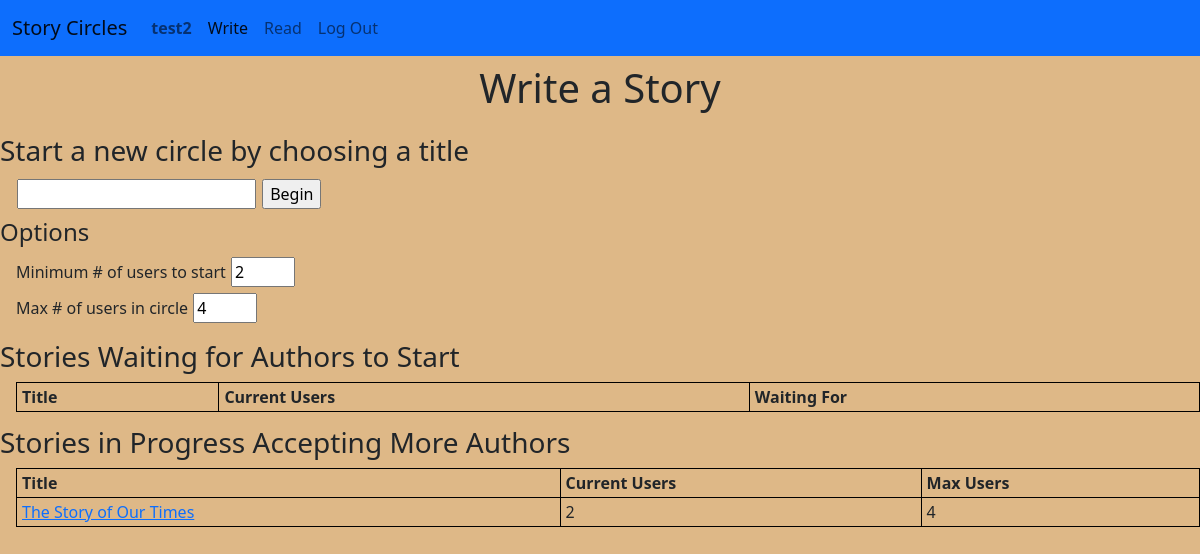
Before: /circle/ (signed in) with the older database file.
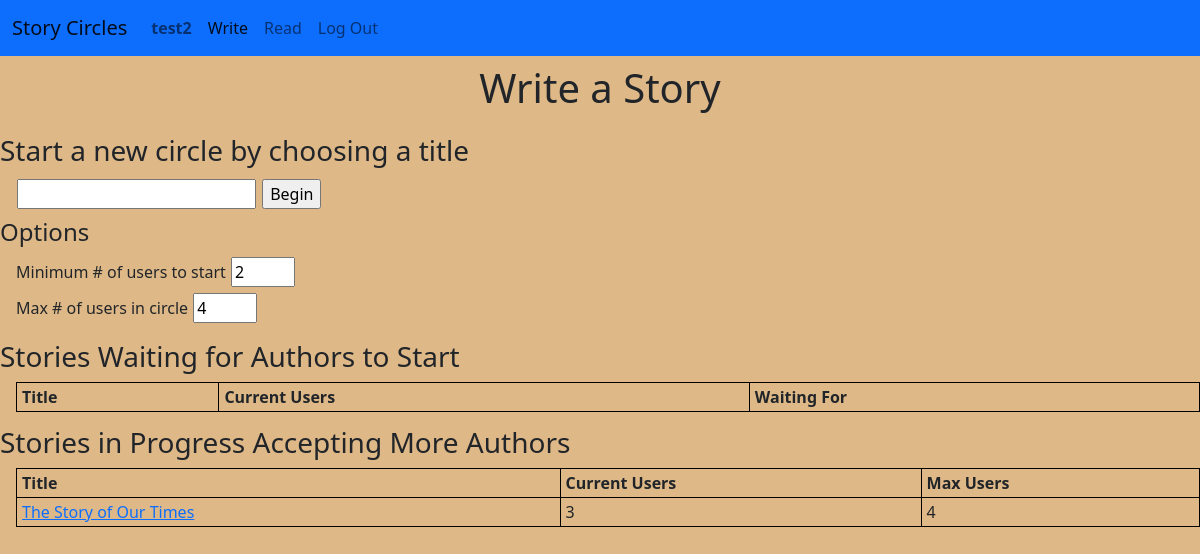
After: the same page with the newer database file.
### circle/models.py (models this page shows, shortened)
class Circle(models.Model):
    creation_time = models.DateTimeField(auto_now_add=True)
    threshold_user_ct = models.IntegerField() #This is the number of users that must be connected to start the story
    max_user_ct = models.IntegerField()
    user_ct = models.IntegerField(default=0)
    turn_order = models.JSONField(default=list)
    class Proposal(models.TextChoices):
        END_STORY = 'ES', _('End Story')
        NEW_PARAGRAPH = 'NP', _('New Paragraph')
    active_proposal = models.CharField(
        max_length=2,
        choices=Proposal.choices,
        blank=True,
        null=True,
    )
    proposing_user = models.ForeignKey('User',
                                        null=True, on_delete=models.SET_NULL,
                                        related_name='ending_proposed')
    approved_proposal = models.ManyToManyField(
        User,
        blank=True
    )
    story = models.OneToOneField(
        'Story',
        blank=True,
        on_delete=models.CASCADE,
    )
    objects = CircleManager()
    open_circles = OpenCircleManager()
    waiting_circles = WaitingCircleManager()

class Story(models.Model):
    title = models.TextField(unique=True)
    authors = models.ManyToManyField(
        User,
        related_name="stories",
        blank=True
    )
    text = models.TextField()
    start_time = models.DateTimeField(blank=True, null=True)
    finish_time = models.DateTimeField(blank=True, null=True)
    finished = models.BooleanField(default=False)
    def get_absolute_url(self):
        if self.finished:
            return reverse('finished_story', args = [self.pk])
        else:
            return reverse('circle', args = [self.circle.pk])
    """ Return the text as html with "\n\n" converted to paragraph breaks """

### circle/views.py (the view)
# urls.py: path('', views.index, name='index'),
@login_required
def index(request):
    return render(request, 'circle/index.html', {
        "open_circles": Circle.open_circles.all(),
        "waiting_circles": Circle.waiting_circles.order_by('creation_time')
    })

### circle/models.py (called while the page is built)
    def get_absolute_url(self):
        return reverse('user', args=[self.pk])

    def get_queryset(self):
        return super().get_queryset().filter(user_ct__lt=F('max_user_ct'), story__start_time__isnull=False)

    def get_queryset(self):
        return super().get_queryset().filter(story__start_time__isnull=True)

### circle/templates/circle/index.html (shortened to what this page needs)
{% extends "circle/layout.html" %}
{% load static %}
{% block body %}
    <h1>
        Write a Story
    </h1>
    <h3>Start a new circle by choosing a title</h3>
    <div class="input-div">
        <input id="title-input" type="text" size="20">
        <input id="title-submit" type="button" value="Begin"><br>
    </div>
    <h4>Options</h4>
    <div class="input-div">
        <label for="threshold-user-ct">Minimum # of users to start</label>
        <input id="threshold-user-ct-input" type="number" name="threshold-user-ct" min="2" max="100" value="2"><br>
        <label for="max-user-ct">Max # of users in circle</label>
        <input id="max-user-ct-input" type="number" name="max-user-ct" min ="2" max="100" value="4">
    </div>
    <h3>Stories Waiting for Authors to Start</h3>
    <table>
        <tr>
            <th>Title</th>
            <th>Current Users</th>
            <th>Waiting For</th>
        </tr>
    </table>
    <h3>Stories in Progress Accepting More Authors</h3>
    <table>
        <tr>
            <th>Title</th>
            <th>Current Users</th>
            <th>Max Users</th>
        </tr>
        {% for circle in open_circles %}
        <tr>
            <td><a href="{{ circle.story.get_absolute_url }}">{{ circle.story.title }}</a></td>
            <td>{{ circle.user_ct }}</td>
            <td>{{ circle.max_user_ct }}</td>
        </tr>
        {% endfor %}
    </table>
{% endblock %}

Changed rows visible on the page:
changed Circle "The Story of Our Times": user_ct "2" → "3"
